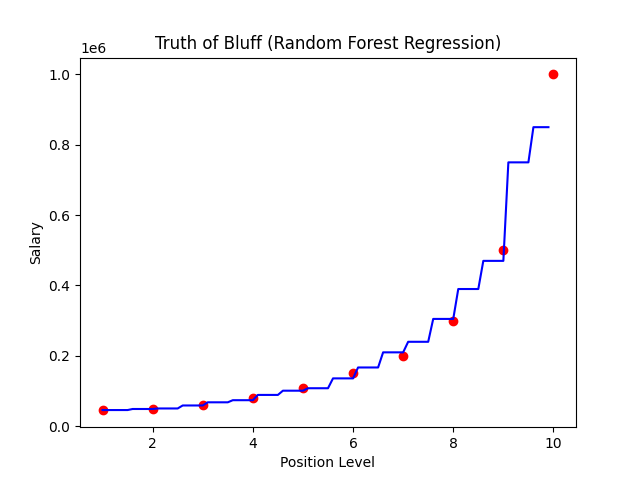

Recreate this plot in Python.
#Model to predict previous salary of an interview candidate

#Import libraries
import numpy as np
import pandas as pd
import matplotlib.pyplot as plt

#Importing the dataset
dataset = pd.read_csv('Position_Salaries.csv')
X = dataset.iloc[:,1:-1].values
y = dataset.iloc[:,-1].values


#Training Random Forest Regression
from sklearn.ensemble import RandomForestRegressor
model = RandomForestRegressor(n_estimators=10,random_state=0)
model.fit(X,y)

#Prediction
y_pred = model.predict([[6.5]])

# print(y_pred)

#Visualization
X_grid = np.arange(min(X),max(X),0.1)
X_grid = X_grid.reshape((len(X_grid),1))
plt.scatter(X,y,color='red')
plt.plot(X_grid,model.predict(X_grid),color = 'blue')
plt.title('Truth of Bluff (Random Forest Regression)')
plt.xlabel('Position Level')
plt.ylabel('Salary')
plt.show()
